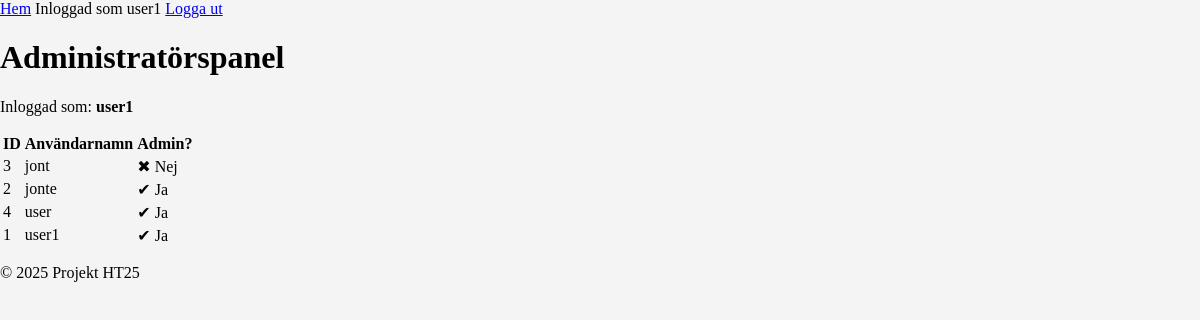
Page /admin (signed in) on the earlier database version.
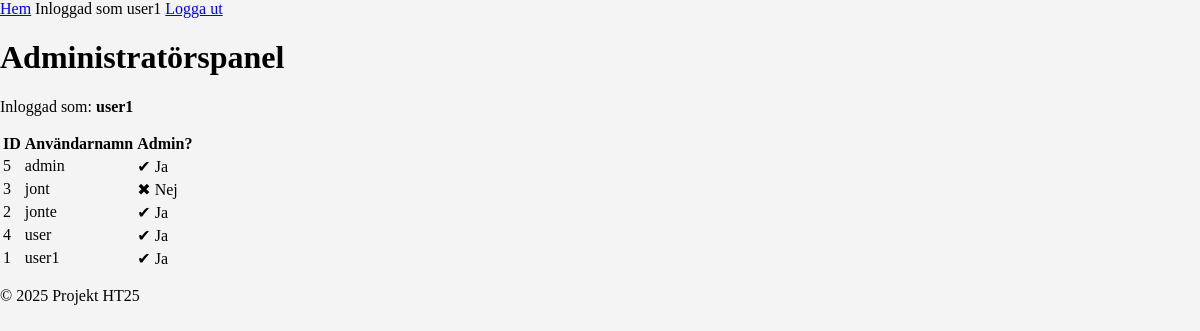
Same page on the later database version.
### tables this page shows
CREATE TABLE users (
                       id INTEGER PRIMARY KEY AUTOINCREMENT,
                       username TEXT NOT NULL UNIQUE,
                       password TEXT NOT NULL,
                       admin INTEGER NOT NULL DEFAULT 0
                   );

### app.py (the view)
@app.route('/admin')
def admin_index():
    if not session.get('username'):
        return redirect(url_for('login'))
    with sqlite3.connect('app.db') as conn:
        conn.row_factory = sqlite3.Row
        cursor = conn.cursor()
        cursor.execute("SELECT id, username, admin FROM users ORDER BY username")
        users = cursor.fetchall()
    return render_template('admin.html', users=users)

### templates/admin.html (shortened to what this page needs)
{% extends "base.html" %}
{% block content %}
<h1>Administratörspanel</h1>
<p>Inloggad som: <strong>{{ session.username }}</strong></p>
<table class="table">
    <thead>
        <tr>
            <th>ID</th>
            <th>Användarnamn</th>
            <th>Admin?</th>
        </tr>
    </thead>
    <tbody>
        {% for user in users %}
        <tr>
            <td>{{ user.id }}</td>
            <td>{{ user.username }}</td>
            <td>
                {% if user.admin %}
                    ✔ Ja
                {% else %}
                    ✖ Nej
                {% endif %}
            </td>
        </tr>
        {% endfor %}
    </tbody>
</table>
{% endblock %}

### templates/base.html (shortened to what this page needs)
<!DOCTYPE html>
<html lang="en">
<head>
    <link rel="stylesheet" href="{{ url_for('static', filename='style.css') }}">
</head>
<body>
    <nav>
        <a href="{{ url_for('index') }}">Hem</a>
        {% if session.get('username') %}
            <span>Inloggad som {{ session.get('username') }}</span>
            <a href="{{ url_for('logout') }}">Logga ut</a>
        {% else %}
          <a href="{{ url_for('login') }}">Logga in</a>
          <a href="{{ url_for('register') }}" >Registrera</a>
        {% endif %}
    </nav>
    <main>{% block content %}{% endblock %}</main>
    <footer>
        <p>&copy; {{ current_year if current_year is defined else "2025" }} Projekt HT25</p>
    </footer>
</body>
</html>

### static/style.css (style rules this page uses)
:root { --primary-color: #4CAF50; --secondary-color: #ff9800; --font-family: 'Arial, sans-serif'; }
body { font-family: var(--font-family); margin: 0; padding: 0; background-color: #f4f4f4; }

Differences in the rows shown:
added users: id "5", username "admin", admin "✔ Ja"
